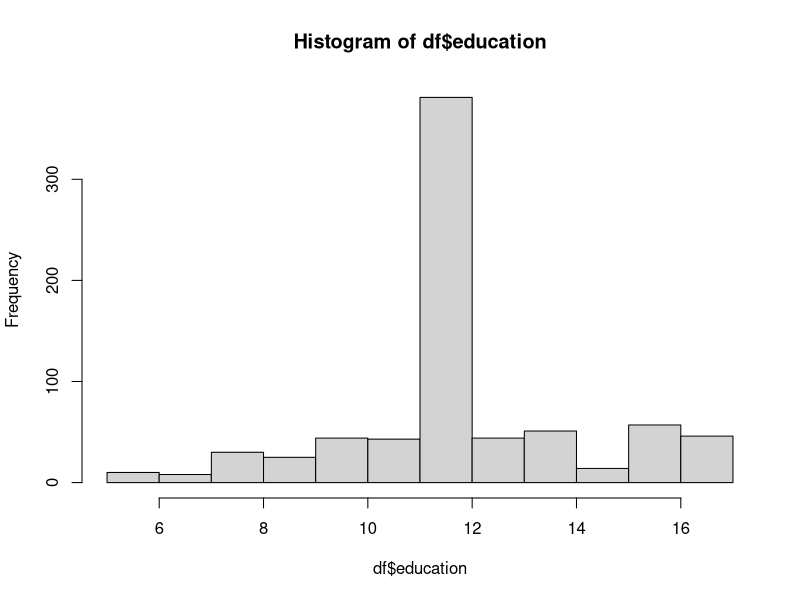
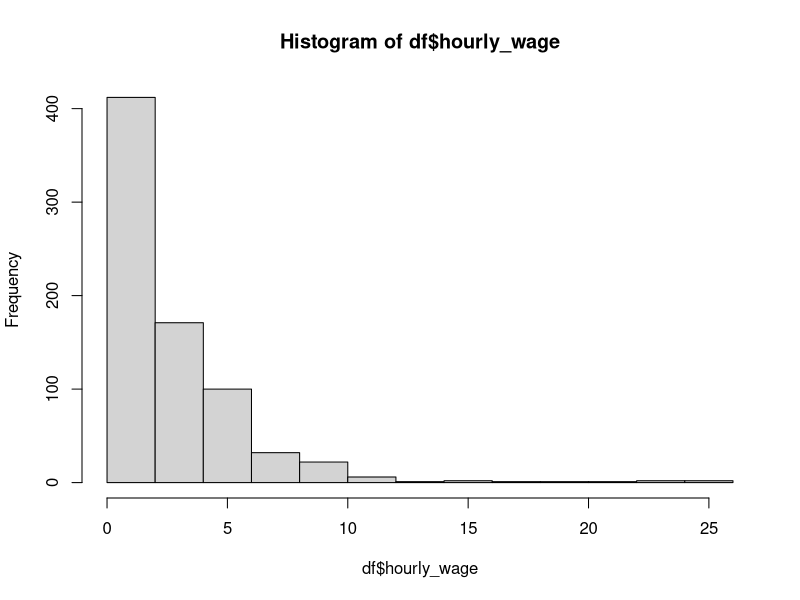
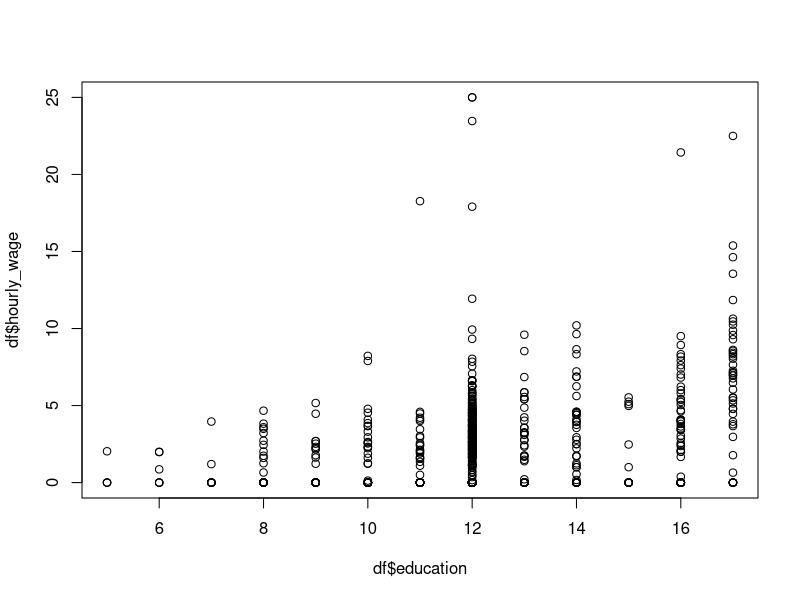
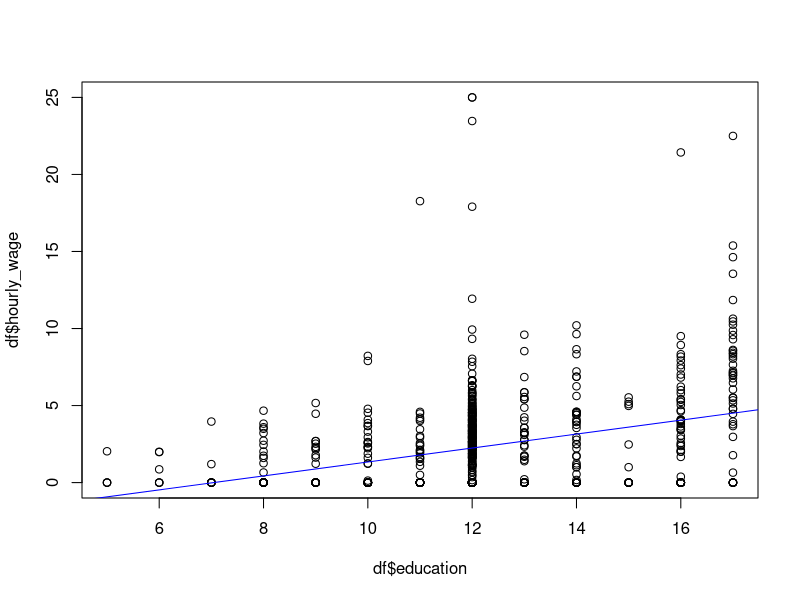
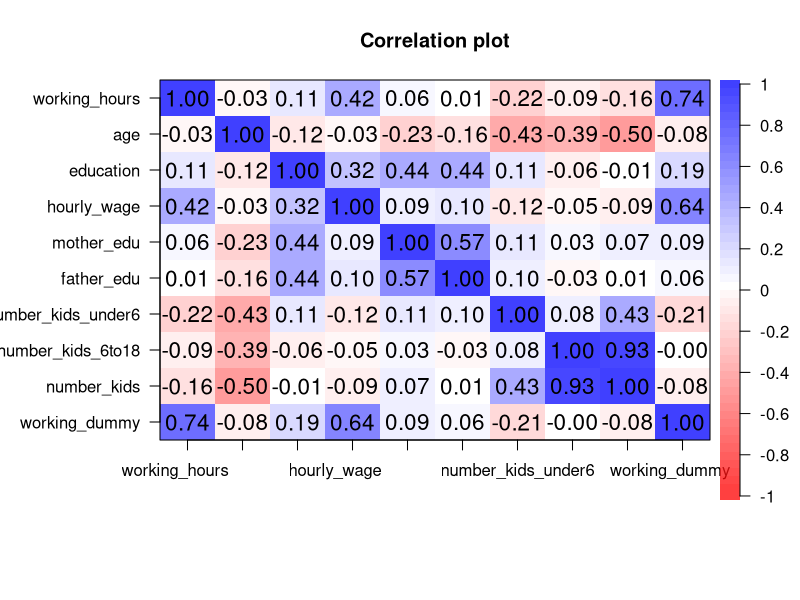

These figures' R source, in order:
## ---- chunk 1
df <- read.csv("data/female_labor.csv")
head(df)
## ---- chunk 2
hist(df$education)
## ---- chunk 3
hist(df$hourly_wage)
## ---- chunk 4
plot(df$education, df$hourly_wage)
## ---- chunk 5
summary(df)
## ---- chunk 6
out_simple_regress <- lm(hourly_wage ~ education, data = df)
## ---- chunk 7
summary(out_simple_regress)
## ---- chunk 8
plot(df$education, df$hourly_wage)
abline(out_simple_regress, col = "blue")
## ---- chunk 9
df$number_kids <- df$number_kids_under6 + df$number_kids_6to18
head(df)
## ---- chunk 10
# dfの欠損値を全て0にする
df[is.na(df)] <- 0

# あるいはdfのmother_eduという列の欠損値を0にする
df$mother_edu[is.na(df$mother_edu)] <- 0

# 欠損値を含む行を削除する場合は
na.omit(df)
## ---- chunk 11
df$working_dummy <- ifelse(df$working_hours>0, 1,0)
## ---- chunk 12
out_multi_regress <- lm(hourly_wage ~ education + age + working_dummy + mother_edu + father_edu + number_kids, data = df )
## ---- chunk 13
summary(out_multi_regress)
## ---- chunk 14
out_multi_regress$coefficients
## ---- chunk 15
cor(df)
## ---- chunk 16
library(psych)
## ---- chunk 17
cor.plot(cor(df))
## ---- chunk 18
library(car)
## ---- chunk 19
vif(out_multi_regress)
